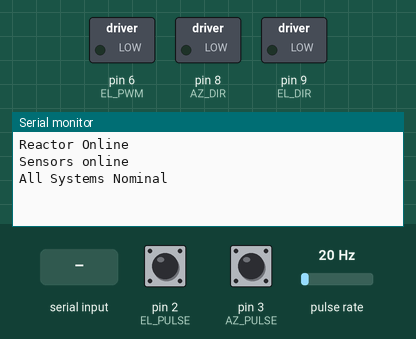
A sketch run on a simulated Arduino Uno, built with avr-gcc and run on an emulated ATmega328P. Parts: switched loads named in the sketch (green lamp = pin HIGH), the last lines printed to the serial monitor. Wiring (inferred from the names in the program): pulse sensor: data pin 5. The inputs (shaded band) are chosen by the test bench; at power-on: pin 2 (EL_PULSE) HIGH, pin 3 (AZ_PULSE) HIGH, pulse rate 20 Hz.

Above: at 1.2 s.
1.3 s: pin 2 (EL_PULSE) pulled LOW for 0.15 s
At 2.2 s:
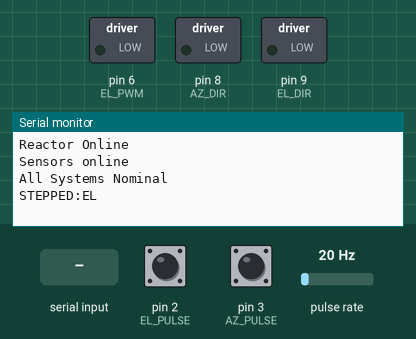
2.9 s: pin 3 (AZ_PULSE) pulled LOW for 0.15 s
At 3.4 s:
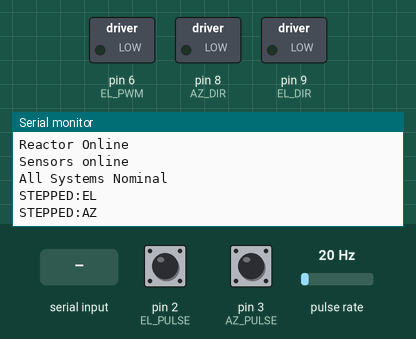
4.5 s: "move\n" received over Serial
At 4.8 s:
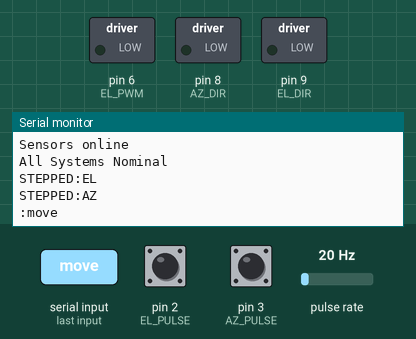
6.0 s: "AZ\n" received over Serial
At 7.2 s:
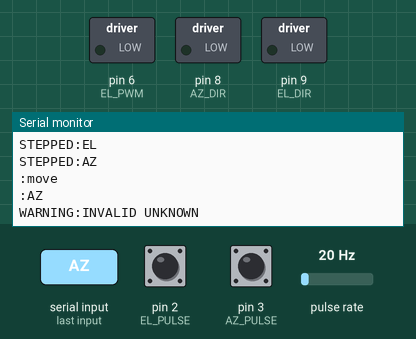
7.5 s: "EL\n" received over Serial
At 8.4 s:
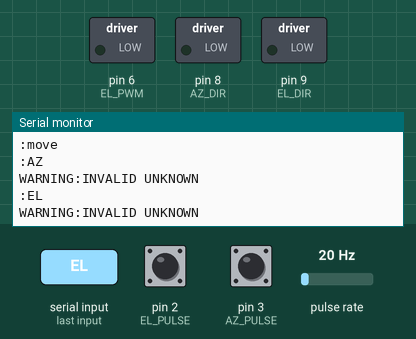

The sketch:

rotorController.ino
```cpp
/*
 * Motor Controller Simulator
 *
 * Nathan Thomas KI4HBD
 * thomasns@etsu.edu
 * 1/13/19
 *
 *
 * Simulates a full motor controller on an arduino Uno
 * Allows testing without being connected to the full controller
 * Because my basement floor is cold
 *
 */


int AZ_PULSE = 3; //interrupt pin for reading the AZ reed switch
int EL_PULSE = 2;//interrupt pin for reading the EL reed switch
int AZ_DIR = 8; //pin for controlling the AZ direction
int EL_DIR = 9; //pin for controlling the EL direction
int AZ_PWM = 5; //pin for controlling the AZ HBridge
int EL_PWM = 6; //pin for controlling the EL HBridge

bool AZMoving; // is the AZ motor currently moving
bool ELMoving;// is the EL motor currently moving
int AZStepsLeft; //how many steps the AZ has left to move
int ELStepsLeft; //how many steps the EL has left to move

unsigned long AZLastPulse; //used to debounce the AZ Pulse line
unsigned long ELLastPulse; //used to debounce the EL Pulse line

///////////////////////////////////
//Declarations for sim
// Counter and compare values
const uint16_t t1_load = 0;
const uint16_t t1_comp = 31250;
////////////////////////////////////

void setup() {
  // put your setup code here, to run once:

  //Setup pins and interrupts
  pinMode(AZ_PULSE,INPUT);
  pinMode(EL_PULSE,INPUT);
  pinMode(AZ_DIR, OUTPUT);
  digitalWrite(AZ_DIR,LOW);
  pinMode(EL_DIR, OUTPUT);
  digitalWrite(EL_DIR,LOW);
  pinMode(AZ_PWM, OUTPUT);
  digitalWrite(AZ_PWM,LOW);
  pinMode(EL_PWM, OUTPUT);
  digitalWrite(EL_PWM,LOW);
  attachInterrupt(digitalPinToInterrupt(AZ_PULSE), AZPulse, FALLING);
  attachInterrupt(digitalPinToInterrupt(EL_PULSE), ELPulse, FALLING);
  AZLastPulse = millis();
  ELLastPulse = millis();

  AZMoving = false;
  ELMoving = false;

  //Setup serial communications
  Serial.begin(9600);
  while (!Serial) {
    ; // wait for serial port to connect. Needed for native USB port only
  }

//////////////////////////////////////////
  // Set up timer interrupt for the simulator
  // Reset Timer1 Control Reg A
  TCCR1A = 0;

  // Set to prescaler of 256
  TCCR1B |= (1 << CS12);
  TCCR1B &= ~(1 << CS11);
  TCCR1B &= ~(1 << CS10);
    // Reset Timer1 and set compare value
  TCNT1 = t1_load;
  OCR1A = t1_comp;

  // Enable Timer1 overflow interrupt
  TIMSK1 = (1 << OCIE1A);

  // Enable global interrupts
  sei();
//////////////////////////////////////////

  Serial.print("Reactor Online\nSensors online\nAll Systems Nominal\n"); //we're alive.
}

void loop() {

  checkMotors(); //See if we need to stop motion

  if (Serial.available() > 0) { //Look for new commands
    // read the incoming byte:
    String s = Serial.readStringUntil('\n');
    Serial.println(":" + s );
    parse(s);
  }
}

//Parse the command and run it
void parse(String command) {
  //We won't have many commands to worry about so we'll do this sloppily
  if(command.startsWith("move")) {
    //move commands will be formated "MOVE MM D Steps" Where MM is the motor (EL/AZ) and D is the direction (P/N)
    //split at 0-4, 5-6, 8, 10-END
    String motor = command.substring(5,7);
    String dir = command.substring(8,9);
    int steps = command.substring(10).toInt();

    driveMotor(motor, dir, steps);

  }
  else
    Serial.println("WARNING:INVALID UNKNOWN");
}


void driveMotor(String Motor, String dir, int steps) {
  if(Motor == "AZ") {
    if(!AZMoving){ //only attempt to move if the motor isn't already moving
      Serial.println("STARTED:AZ");
      AZMoving = true;
      AZStepsLeft = steps;
      digitalWrite(AZ_PWM,HIGH);
    }
    else
      Serial.println("WARNING:RUNNING AZ");
  }
  else if(Motor == "EL") {
    if(!ELMoving){ //only attempt to move if the motor isn't already moving
      Serial.println("STARTED:EL");
      ELMoving = true;
      ELStepsLeft = steps;
      digitalWrite(EL_PWM,HIGH);
    }
    else
      Serial.println("WARNING:RUNNING EL");
  }


}

void checkMotors() {
  //check motor movement
  if(AZMoving) { //only check if in motion
    if(AZStepsLeft <= 0) { //if we've reached the desired number of Steps
      AZStepsLeft = 0;
      AZMoving = false;
      digitalWrite(AZ_PWM,LOW);
      Serial.println("STOPPED:AZ");
    }

  }
  if(ELMoving) {
    if(ELStepsLeft <= 0){
      ELStepsLeft = 0;
      ELMoving = false;
      digitalWrite(EL_PWM,LOW);
      Serial.println("STOPPED:EL");
    }
  }

}

void AZPulse() {

  if(millis() - AZLastPulse > 200) {
  AZStepsLeft--;
  AZLastPulse = millis();
  Serial.println("STEPPED:AZ");
  }
}

void ELPulse() {
  if(millis() - ELLastPulse > 200) {
    ELStepsLeft--;
    ELLastPulse = millis();
    Serial.println("STEPPED:EL");
  }
}


///////////////////
// Interrupt for sim
ISR(TIMER1_COMPA_vect) {
  TCNT1 = t1_load;
  if(AZMoving)
    AZPulse();
  if(ELMoving)
    ELPulse();
}
////////////////////
```

Measured:
- after the input at 1.3 s, the serial monitor: prints a new line at once (image 1)
- after the input at 2.9 s, the serial monitor: prints a new line at once (image 2)
- after the input at 4.5 s, the serial monitor: prints a new line at once (image 3)
- after the input at 6.0 s, the serial monitor: prints a new line at once (image 4)
- after the input at 7.5 s, the serial monitor: prints a new line at once (image 5)
